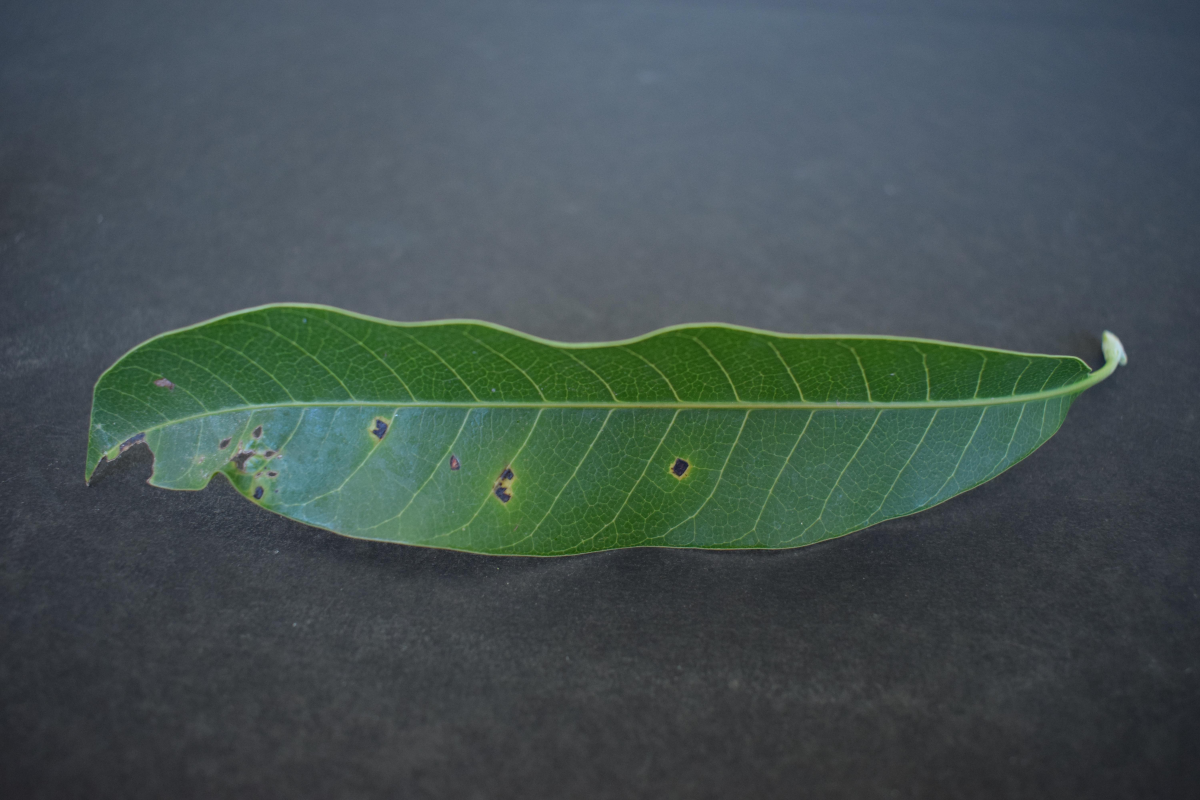
#> input picture dataset/0012_0001.JPG, 6000 x 4000 px, found by its file name (shown at 1/5 size)
$ python ColorExtraction.py
#> lines starting #> are read from the running program, lines starting #| are printed output that depends on the picture
import cv2
#import image
img = cv2.imread('dataset/0012_0001.jpg')
#> img is the input picture: shape (4000, 6000, 3); mean B, G, R 82.1, 82.6, 68.6
#resize image
scale_percent = 10 # percent of original size
width = int(img.shape[1] * scale_percent / 100)
#> width = 600
height = int(img.shape[0] * scale_percent / 100)
#> height = 400
dim = (width, height)
#> dim = (600, 400)
resized = cv2.resize(img, dim, interpolation = cv2.INTER_AREA)
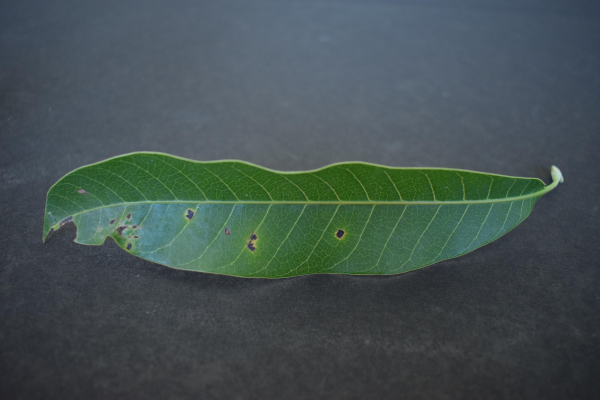
#> resized: shape (400, 600, 3); mean B, G, R 82.1, 82.6, 68.6
#show resized original img
cv2.imshow('Hello World', resized)
cv2.waitKey(0)
cv2.destroyAllWindows()
#show lab space
lab = cv2.cvtColor(resized,cv2.COLOR_BGR2LAB)
#> lab: shape (400, 600, 3); mean of channels 0, 1, 2 86.4, 123, 126.5
cv2.imshow("l*a*b",lab)
#show seperate lab space
L,A,B=cv2.split(lab)
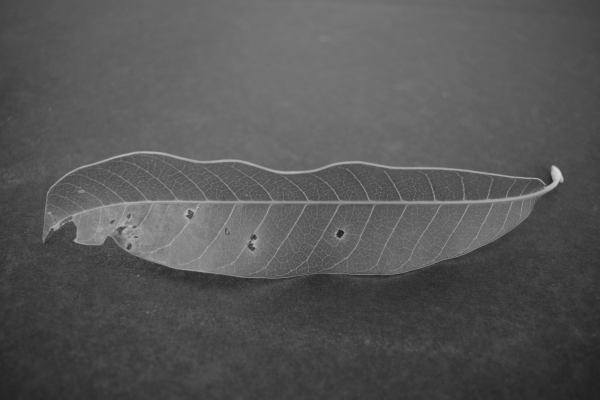
#> L: shape (400, 600); min 33, max 215, mean 86.4
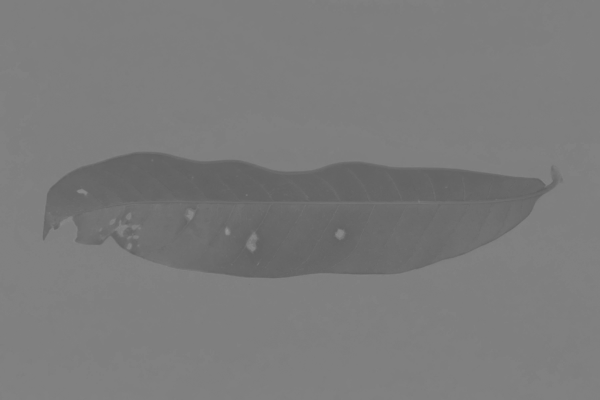
#> A: shape (400, 600); min 95, max 147, mean 123
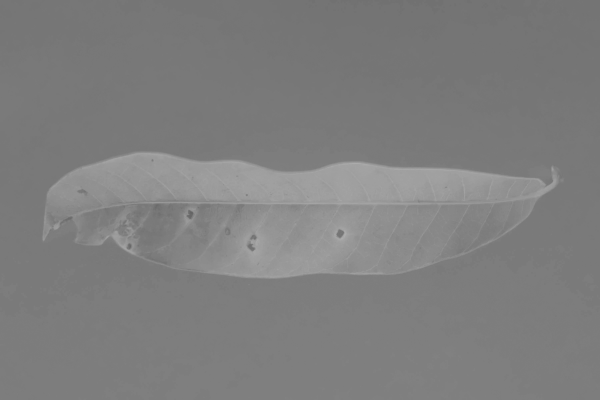
#> B: shape (400, 600); min 100, max 172, mean 126.5
cv2.imshow("L_Channel",L) # For L Channel
cv2.imshow("A_Channel",A) # For A Channel (Here's what You need)
cv2.imshow("B_Channel",B) # For B Channel
cv2.waitKey(0)
cv2.destroyAllWindows()
#split bgr
b,g,r=cv2.split(resized)
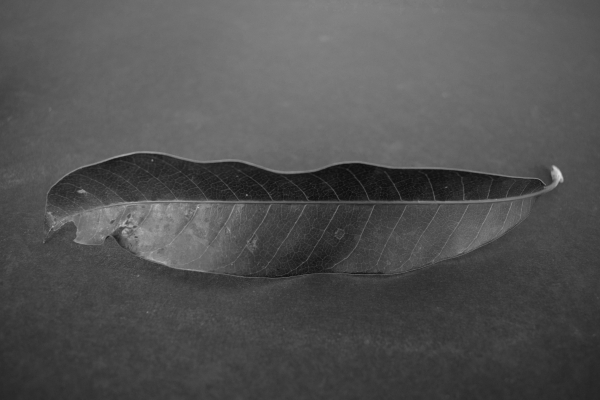
#> b: shape (400, 600); min 14, max 223, mean 82.1
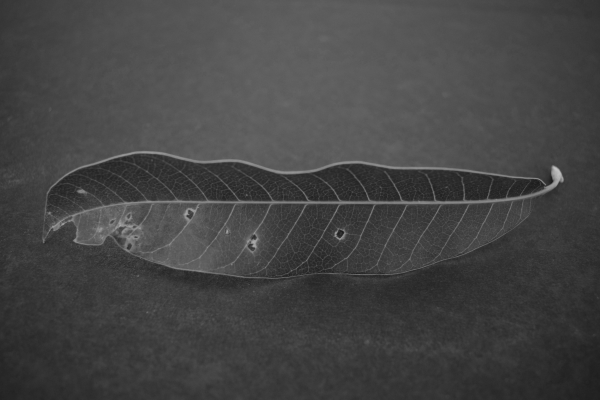
#> r: shape (400, 600); min 28, max 195, mean 68.6
#merge agr
agr = cv2.merge([b,g,B])
#> agr: shape (400, 600, 3); mean of channels 0, 1, 2 82.1, 82.6, 126.5
cv2.imshow("agr",agr)
cv2.waitKey(0)
cv2.destroyAllWindows()

$ run again, with dataset/0001_0001.JPG copied over dataset/0012_0001.JPG
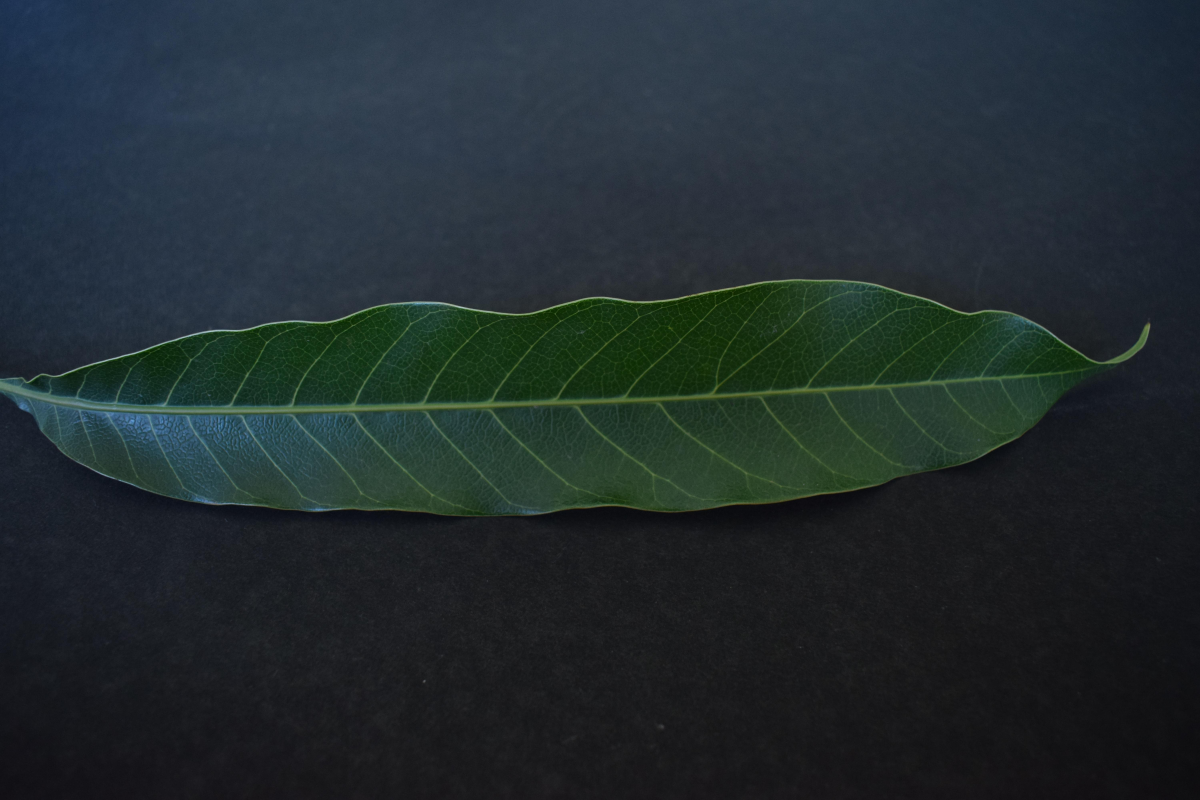
#> input picture dataset/0001_0001.JPG, 6000 x 4000 px, found by its file name (shown at 1/5 size)
#> img is the input picture: shape (4000, 6000, 3); mean B, G, R 47.2, 44.2, 33.9
#> lab: shape (400, 600, 3); mean of channels 0, 1, 2 43.9, 125, 124.7
#> `L,A,B=cv2.split(lab)`:
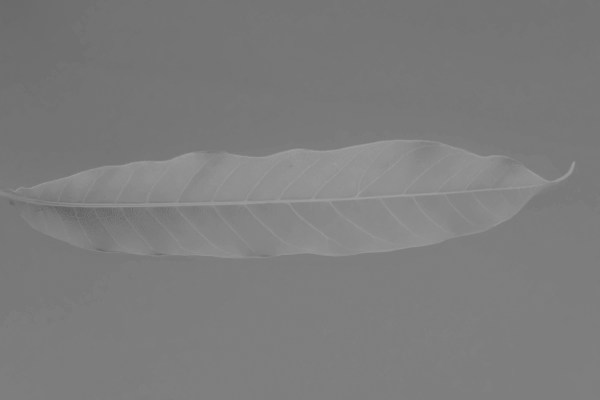
#> B: shape (400, 600); min 96, max 159, mean 124.7
#> `b,g,r=cv2.split(resized)`:
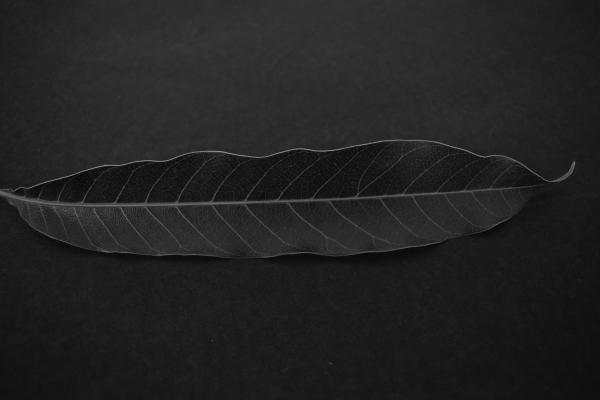
#> r: shape (400, 600); min 8, max 146, mean 33.9
#> agr: shape (400, 600, 3); mean of channels 0, 1, 2 47.2, 44.2, 124.7

$ run again, with dataset/0001_0002.JPG copied over dataset/0012_0001.JPG
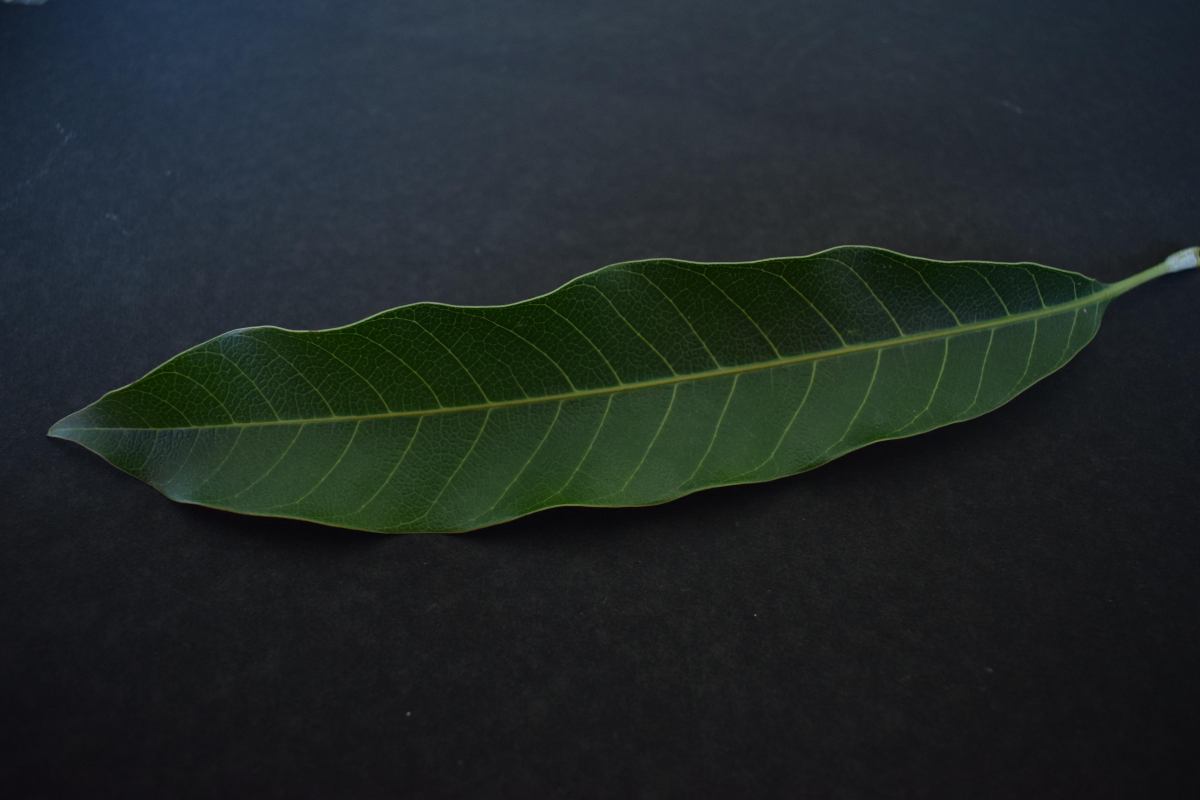
#> input picture dataset/0001_0002.JPG, 6000 x 4000 px, found by its file name (shown at 1/5 size)
#> img is the input picture: shape (4000, 6000, 3); mean B, G, R 39.6, 39.8, 32.2
#> lab: shape (400, 600, 3); mean of channels 0, 1, 2 38.9, 125.1, 127
#> `L,A,B=cv2.split(lab)`:
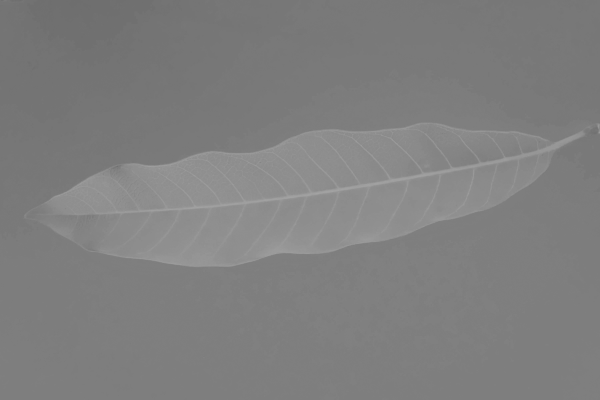
#> B: shape (400, 600); min 110, max 163, mean 127
#> `b,g,r=cv2.split(resized)`:
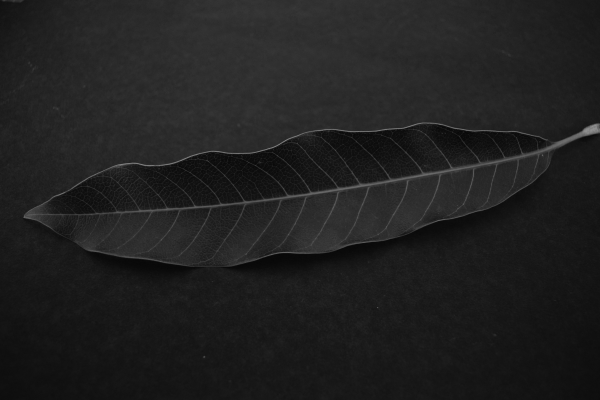
#> r: shape (400, 600); min 6, max 143, mean 32.2
#> agr: shape (400, 600, 3); mean of channels 0, 1, 2 39.6, 39.8, 127

$ run again, with dataset/0001_0003.JPG copied over dataset/0012_0001.JPG
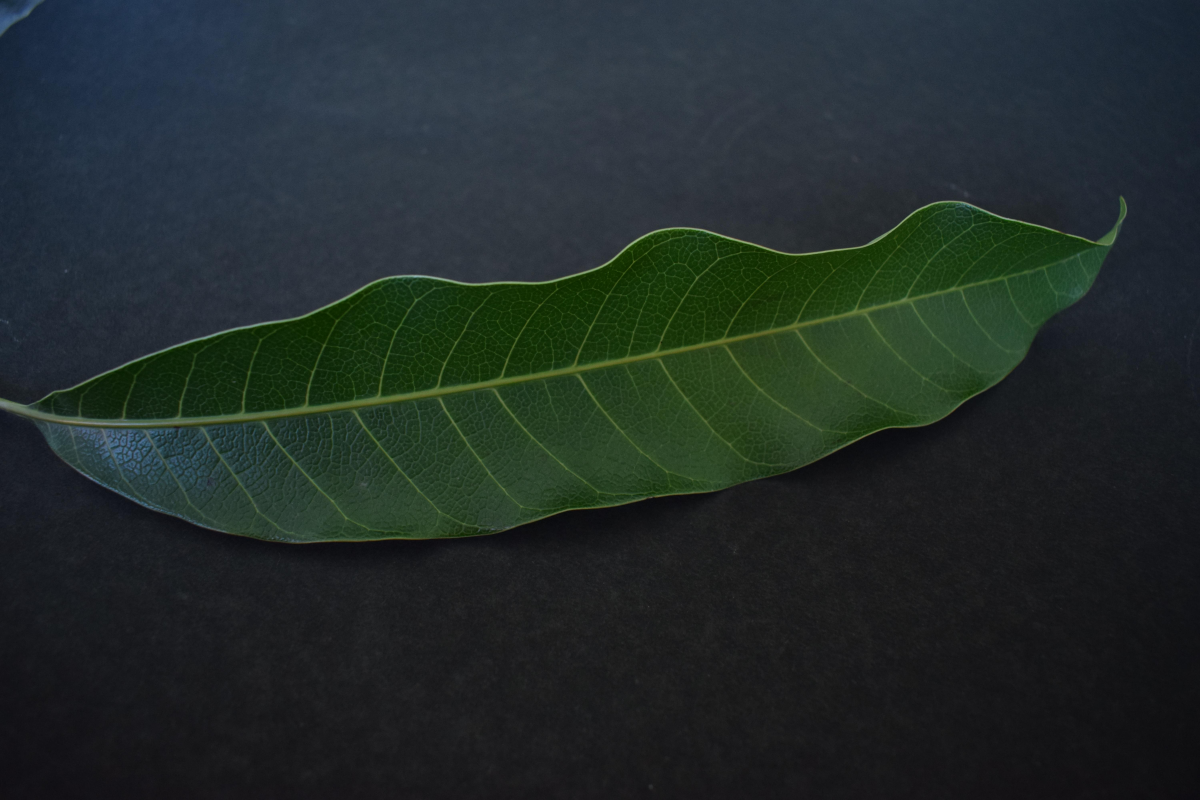
#> input picture dataset/0001_0003.JPG, 6000 x 4000 px, found by its file name (shown at 1/5 size)
#> img is the input picture: shape (4000, 6000, 3); mean B, G, R 42, 43.6, 33.9
#> lab: shape (400, 600, 3); mean of channels 0, 1, 2 43, 124.2, 127.5
#> `L,A,B=cv2.split(lab)`:
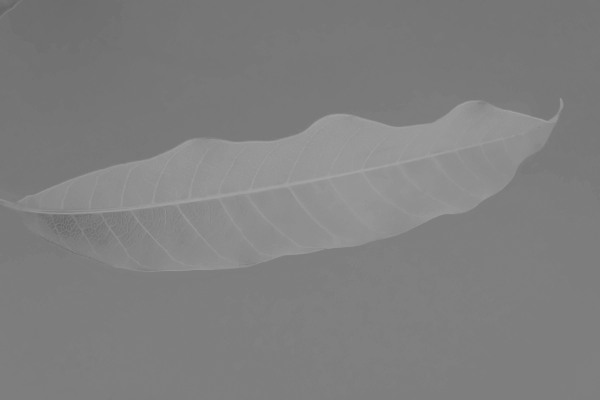
#> B: shape (400, 600); min 101, max 164, mean 127.5
#> `b,g,r=cv2.split(resized)`:
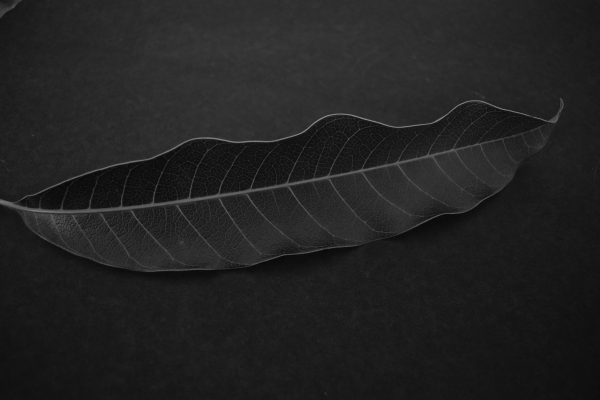
#> r: shape (400, 600); min 8, max 140, mean 33.9
#> agr: shape (400, 600, 3); mean of channels 0, 1, 2 42, 43.6, 127.5
